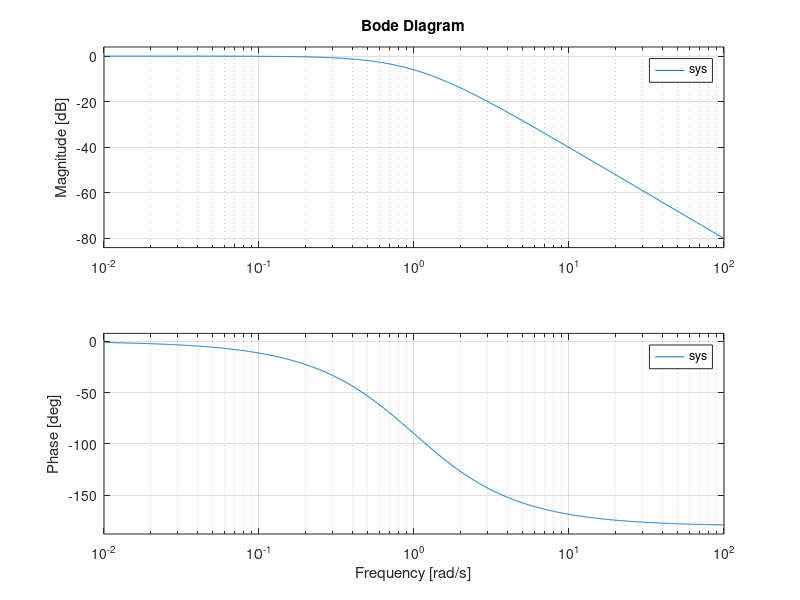
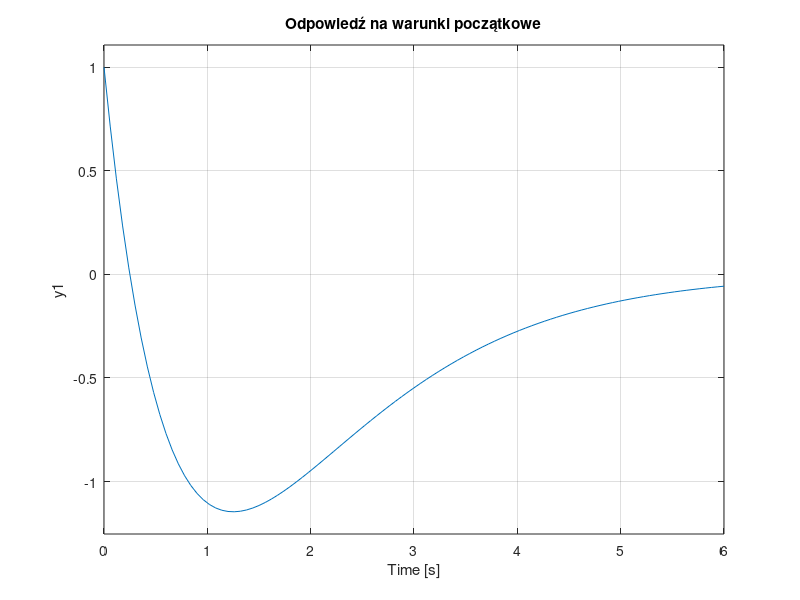

Write the MATLAB code that produced these figures, in order. (Note: this script raises an error after producing the figures.)
%% Masa-Sprężyna-Tłumik
clc; clear; close all;

% Parametry z zadania 2 [cite: 23]
m = 1;      % masa [kg]
k = 1;      % sztywność sprężyny [N/m]
b = 2;      % tłumienie [Ns/m]

A = [0, 1;
    -k/m, -b/m];
B = [0;
     1/m];
C = [1, 0]; % Wyjściem jest położenie y
D = 0;

sys = ss(A, B, C, D);

x0=[1, -5];


bode(sys)
grid on;

% initial(sys, x0)
% step(sys)
%% 


% Parametry przykładowe (np. masa-sprężyna-tłumik) [cite: 13]
m = 1; k = 1; b = 2;

A = [0 1; -k/m -b/m];
B = [0; 1/m];
C = [1 0];
D = 0;

sys = ss(A, B, C, D);

figure;
subplot(2,1,1); step(sys); title('Odpowiedź skokowa'); grid on;
subplot(2,1,2); initial(sys, [1; -5]); title('Odpowiedź na warunki początkowe'); grid on;

%%

A = [0 1; -k/m -b/m];
B = [0; 1/m];
C = [1 0];
D = 0;

% trzeba sobie zdefiniowac wlasne macierze A B C D 

% Macierze sterowalności i obserwowalności 
S = ctrb(A, B)
O = obsv(A, C)

% Sprawdzanie rzędu 
n = size(A, 1)
rzad_S = rank(S)
rzad_O = rank(O)

%% 
A = [0 1; -k/m -b/m];
B = [0; 1/m];
C = [1 0];
D = 0;

[num, den] = ss2tf(A, B, C, D);
G = tf(num, den);
disp('Transmitancja operatorowa G(s):');
printsys(num, den);

% nie wiem do konca o co w tym chodzi ale sie dowiem

% Diagonalizacja - postać Jordana [cite: 137, 142]
[M, A_jordan] = jordan(A); % M to macierz modalna (wektory własne)
[V, D_eig] = eig(A);       % Inna metoda wyznaczania wartości własnych

% Współczynniki wielomianu charakterystycznego [cite: 128]
wielomian = poly(A);

%%

% 1. Projektowanie regulatora (sprzężenie od stanu) [cite: 186, 243]
% Zadane bieguny układu zamkniętego (np. z pasma przenoszenia wc) [cite: 242]
wc = 10;
P_reg = [-wc, -wc]; % Dla układu 2 rzędu
K = acker(A, B, P_reg);

% 2. Projektowanie obserwatora Luenbergera [cite: 205, 256]
% Obserwator powinien być szybszy niż regulator (np. wo = 5-10 * wc) [cite: 270]
wo = 60;
P_obs = [-wo, -wo];
L = acker(A', C', P_obs)' % Transpozycja wynika ze wzoru na Ho=A-LC [cite: 205, 256]


%%

% Wzmocnienie statyczne układu zamkniętego H = A - B*K [cite: 188, 246]
H = A - B*K;
k_stat = C * inv(-H) * B; % [cite: 246, 319]

% Współczynnik korygujący dla wartości zadanej r [cite: 250, 319]
k_inv = 1 / k_stat;

% Rozszerzenie układu o człon całkujący (eliminacja uchybu) [cite: 332, 360]
% Tworzenie macierzy rozszerzonych dla acker() [cite: 360]
n = size(A, 1);
A_rozsz = [A, zeros(n, 1); -C, 0];
B_rozsz = [B; 0];
P_rozsz = [-wc, -wc, -1.5*wc]; % Potrzebne 3 bieguny dla układu 2+1 rzędu

K_q = acker(A_rozsz, B_rozsz, P_rozsz);
K_new = K_q(1:end-1); % Wzmocnienia od stanu [cite: 360]
ki = -K_q(end);        % Wzmocnienie całkujące [cite: 360]